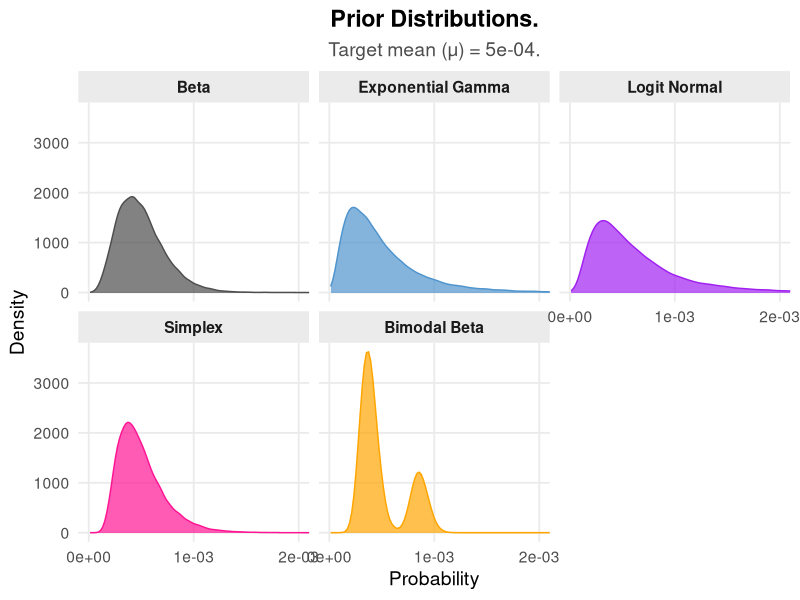
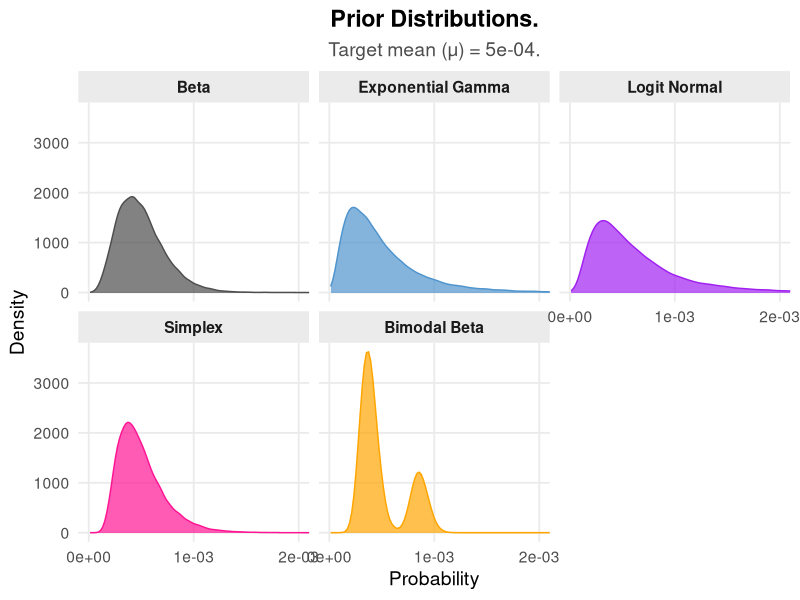

These figures' R source, in order:
library(ggplot2)
library(dplyr)
library(purrr)

set.seed(42)

responders50  = c(rep(0.50 / 4, 4), rep(0.50 / 4, 4))

# Combine into a named list for tracking:
component_list = list(
  "Prop_0.50" = responders50
)

# Cell count scenarios: 
# Combine your rng cell counts into a named list for tracking:
rng_list = list(
  "High"  = c(250000, 250000),
  "Medium" = c(100000, 100000),
  "Low"     = c(15000, 15000),
  "Very Low"= c(7000,7000)
)

# Build simulation grid:
stresstest_mat = expand.grid(
  Distribution_Phi   = list(c("Beta",10000),
                            c("EG",113),
                            c("LN",2.05),
                            c("SX",10000),
                            c("BB",10000)),
  Comp_Name      = names(component_list),
  P              = c(50),
  Effect         = c(1e-3, 2.5e-4, 1.25e-4, 6.25e-5),
  Rng_Name       = names(rng_list),
  Replication    = 1:30, 
  stringsAsFactors = FALSE
)

dist_phi_pairs <- unique(stresstest_mat$Distribution_Phi)
MU_TARGET <- 5e-4 
N_DRAWS   <- 50000

# 1. Define custom attributes for each (Distribution, Phi) pair
# Adjust titles, fill colors, and line colors here
custom_specs <- list(
  "Beta" = list(Title = "Beta",              Fill = "grey30", Color = "grey30"),
  "EG"   = list(Title = "Exponential Gamma", Fill = "steelblue3", Color = "steelblue3"),
  "LN"   = list(Title = "Logit Normal",      Fill = "purple", Color = "purple"),
  "SX"   = list(Title = "Simplex",           Fill = "deeppink", Color = "deeppink"),
  "BB"   = list(Title = "Bimodal Beta",      Fill = "orange", Color = "orange")
)

# 2. Sampler function
sample_prior <- function(prior_alias, phi_val, mu, n_draws) {
  if (prior_alias %in% c("Beta", "beta", "b", "B")) {
    rbeta(n_draws, shape1 = mu * phi_val, shape2 = (1 - mu) * phi_val)
    
  } else if (prior_alias %in% c("EG", "Exponential gamma", "eg")) {
    gamma_mean <- phi_val * (mu^(-1 / phi_val) - 1)
    exp(-rgamma(n_draws, shape = phi_val, rate = phi_val / gamma_mean))
    
  } else if (prior_alias %in% c("LN", "logit normal", "ln")) {
    sdlogit   <- 1 / sqrt(phi_val)
    meanlogit <- qlogis(mu)
    plogis(rnorm(n_draws, mean = meanlogit, sd = sdlogit))
    
  } else if (prior_alias %in% c("SX", "Simplex", "sx")) {
    mu_ig     <- mu / (1 - mu)
    lambda_ig <- phi_val * (mu^2) * ((1 - mu)^2)
    v         <- rnorm(n_draws)^2
    x         <- mu_ig + (mu_ig^2 * v) / (2 * lambda_ig) - 
      (mu_ig / (2 * lambda_ig)) * sqrt(4 * mu_ig * lambda_ig * v + mu_ig^2 * v^2)
    z         <- runif(n_draws)
    indices   <- z > (mu_ig / (mu_ig + x))
    x[indices] <- (mu_ig^2) / x[indices]
    x / (1 + x)
    
  } else if (prior_alias %in% c("BB", "Bernoulli_beta", "bb")) {
    p_bernoulli  <- 0.25
    var_marginal <- (mu * (1 - mu)) / (phi_val + 1)
    var_cond     <- 0.125 * var_marginal
    var_between  <- var_marginal - var_cond
    delta        <- sqrt(var_between / (p_bernoulli * (1 - p_bernoulli)))
    
    mu1  <- mu + (1 - p_bernoulli) * delta
    mu0  <- mu - p_bernoulli * delta
    phi1 <- (mu1 * (1 - mu1) / var_cond) - 1
    phi0 <- (mu0 * (1 - mu0) / var_cond) - 1
    
    z  <- rbinom(n_draws, size = 1, prob = p_bernoulli)
    n1 <- sum(z == 1)
    n0 <- n_draws - n1
    
    draws <- numeric(n_draws)
    if (n1 > 0) draws[z == 1] <- rbeta(n1, shape1 = mu1 * phi1, shape2 = (1 - mu1) * phi1)
    if (n0 > 0) draws[z == 0] <- rbeta(n0, shape1 = mu0 * phi0, shape2 = (1 - mu0) * phi0)
    draws
  }
}

# 3. Build data frame with custom labels
plot_data <- map_df(dist_phi_pairs, function(pair) {
  dist_name <- pair[1]
  phi_val   <- as.numeric(pair[2])
  
  draws <- sample_prior(dist_name, phi_val, MU_TARGET, N_DRAWS)
  
  # Fetch custom title; fallback if key is missing
  panel_title <- if (!is.null(custom_specs[[dist_name]])) {
    custom_specs[[dist_name]]$Title
  } else {
    paste0(dist_name, " (\u03c6 = ", phi_val, ")")
  }
  
  data.frame(
    Distribution = dist_name,
    Phi          = phi_val,
    Panel_Title  = panel_title,
    Value        = draws
  )
})

# Preserve original matrix order in facets
plot_data$Panel_Title <- factor(plot_data$Panel_Title, levels = unique(plot_data$Panel_Title))

# 4. Extract Named Vectors for Manual Color Scales
fill_palette <- setNames(
  sapply(names(custom_specs), function(x) custom_specs[[x]]$Fill),
  sapply(names(custom_specs), function(x) custom_specs[[x]]$Title)
)

color_palette <- setNames(
  sapply(names(custom_specs), function(x) custom_specs[[x]]$Color),
  sapply(names(custom_specs), function(x) custom_specs[[x]]$Title)
)

# 5. Plot
prior_density = ggplot(plot_data, aes(x = Value, fill = Panel_Title, color = Panel_Title)) +
  geom_density(alpha = 0.7, linewidth = 0.5) +
  facet_wrap(~ Panel_Title, scales = "fixed", ncol = 3) +
  scale_x_continuous(
    labels = scales::label_scientific(digits = 1),
    breaks = function(limits) {
      # Use extended breaks for all panels
      b <- scales::breaks_extended(n = 3)(limits)
      
      # If the panel range spans past 0.01 (Logit Normal panel), drop the highest tick mark
      if (max(limits) > 0.01 && length(b) > 2) {
        b <- b[-length(b)]
      }
      return(b)
    }
  ) +
  coord_cartesian(xlim = c(0, 0.002)) +
  scale_fill_manual(values = fill_palette) +
  scale_color_manual(values = color_palette) +
  labs(
    title = "Prior Distributions.",
    subtitle = paste0("Target mean (\u03bc) = ", MU_TARGET,"."),
    x = "Probability",
    y = "Density"
  ) +
  theme_minimal(base_size = 14) +
  theme(
    plot.title       = element_text(face = "bold", hjust = 0.5),
    plot.subtitle    = element_text(hjust = 0.5, color = "grey30"),
    strip.text       = element_text(face = "bold"),
    strip.background = element_rect(fill = "grey92", color = NA),
    legend.position  = "none",
    panel.grid.minor = element_blank()
  )
prior_density
ggsave('_fig/prior_density.pdf', plot = prior_density, width = 8, height = 6)
#-------------------------------------------------------------------------------
# # Plot: Overlaid Density Curves
# prior_density_overlaid = ggplot(plot_data, aes(x = Value, fill = Panel_Title, color = Panel_Title)) +
#   geom_density(alpha = 0.3, linewidth = 0.8) +
#   scale_x_continuous(labels = scales::label_scientific(digits = 1)) +
#   scale_fill_manual(values = fill_palette) +
#   scale_color_manual(values = color_palette) +
#   labs(
#     title = "Prior Distributions Comparison",
#     subtitle = paste0("Target mean (\u03bc) = ", MU_TARGET, "."),
#     x = "Probability",
#     y = "Density",
#     color = "Distribution",
#     fill = "Distribution"
#   ) +
#   theme_minimal(base_size = 14) +
#   theme(
#     plot.title        = element_text(face = "bold", hjust = 0.5),
#     plot.subtitle     = element_text(hjust = 0.5, color = "grey30"),
#     legend.position   = "bottom",
#     panel.grid.minor  = element_blank()
#   )
# 
# prior_density_overlaid
